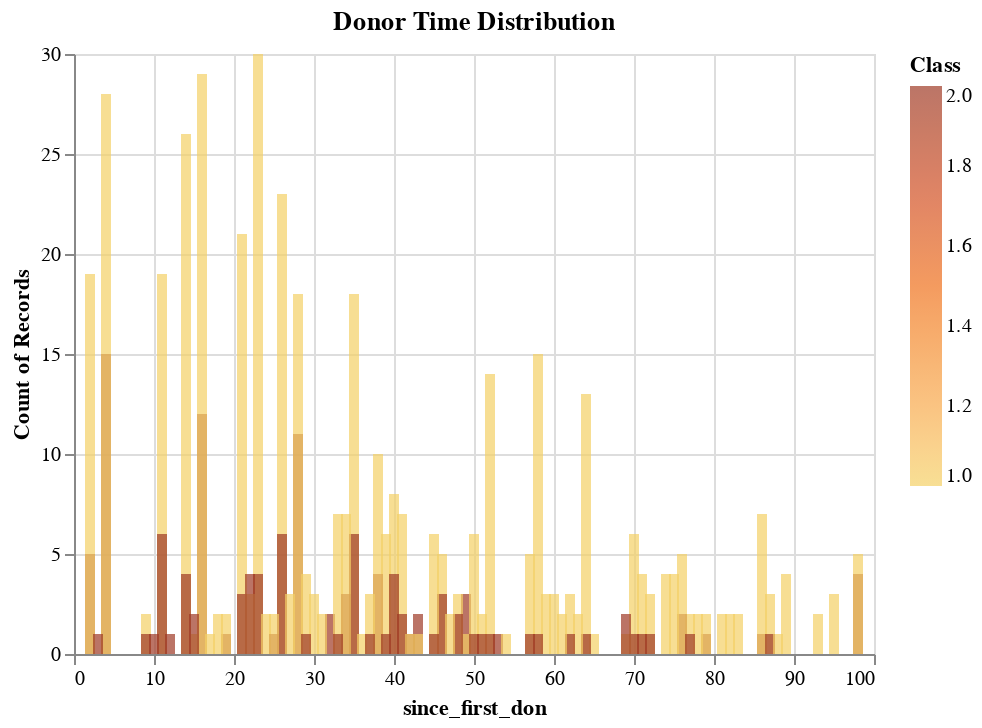

This figure's notebook cell:
### Code cell
alt.Chart(blood_df_train).mark_bar(opacity = 0.7).encode(
    alt.X("since_first_don"),
    alt.Y('count()', stack=None),
    color=alt.Color('Class', scale=alt.Scale(scheme='goldorange'))
).properties(title = "Donor Time Distribution")

### Figure 1 — Vega-Lite specification as saved in the notebook (floating-point values rounded to 4 significant figures; data arrays with more than 128 entries replaced by an {"elided": "..."} marker saying what was removed)
{"$schema": "https://vega.github.io/schema/vega-lite/v3.4.0.json", "config": {"mark": {"tooltip": null}, "view": {"height": 300, "width": 400}}, "data": {"name": "data-9f8fa43238d447b8286cb04f7cfdb9c3"}, "datasets": {"data-9f8fa43238d447b8286cb04f7cfdb9c3": {"elided": "598 records"}}, "encoding": {"color": {"field": "Class", "scale": {"scheme": "goldorange"}, "type": "quantitative"}, "x": {"field": "since_first_don", "type": "quantitative"}, "y": {"aggregate": "count", "stack": null, "type": "quantitative"}}, "mark": {"opacity": 0.7, "type": "bar"}, "title": "Donor Time Distribution"}
